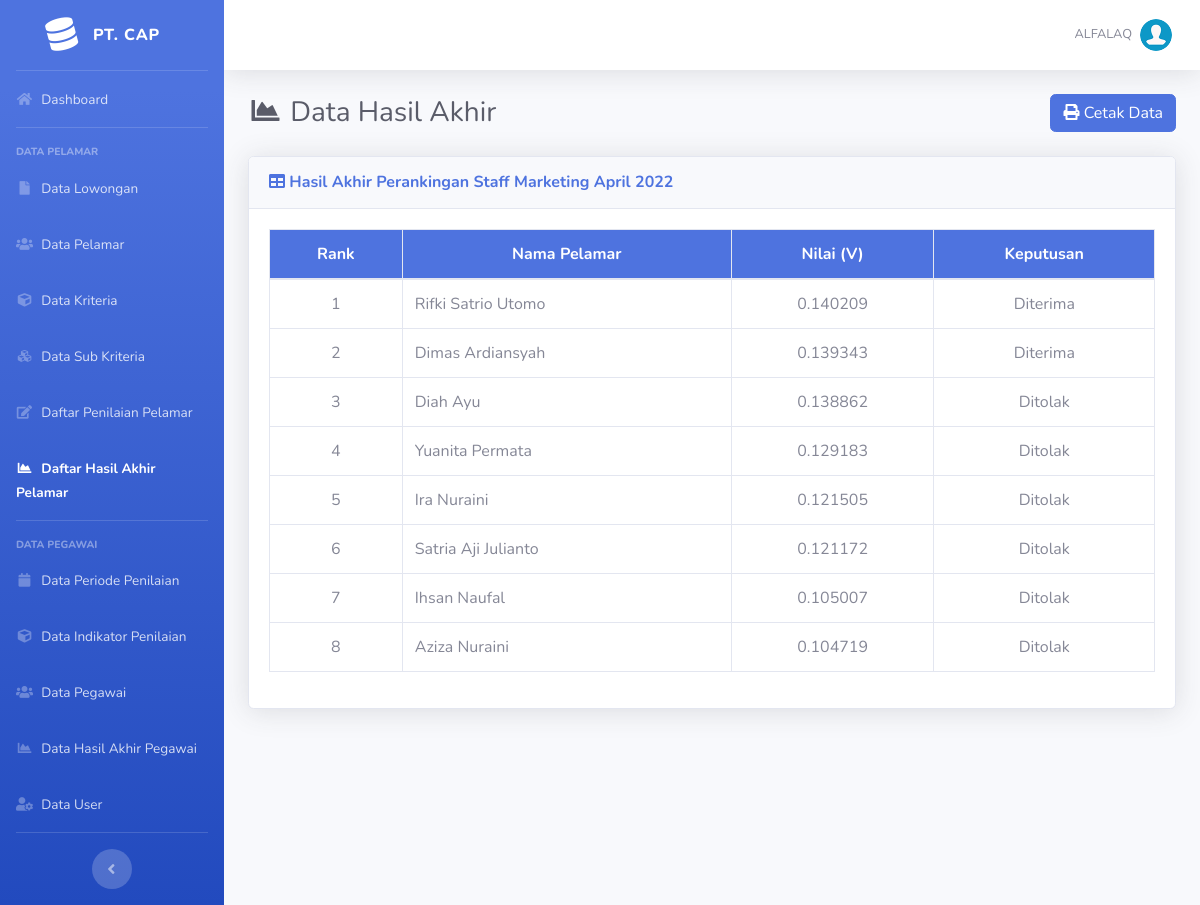
The app's page /admin/hasil-pelamar.php?id_lowongan=1 (signed in) with its own data.
### tables this page shows
CREATE TABLE `lowongan` (
  `id_lowongan` int(11) NOT NULL,
  `nama_lowongan` varchar(50) NOT NULL,
  `kuota` int(3) NOT NULL
);

CREATE TABLE `hasil_pelamar` (
  `id_hasil` int(11) NOT NULL,
  `id_pelamar` int(11) NOT NULL,
  `id_lowongan` int(11) NOT NULL,
  `nilai` float NOT NULL
);

CREATE TABLE `pelamar` (
  `id_pelamar` int(11) NOT NULL,
  `nama_pelamar` varchar(100) NOT NULL,
  `no_telp` varchar(13) NOT NULL,
  `email` varchar(100) NOT NULL,
  `id_lowongan` int(11) NOT NULL
);

### includes/functions.php (called while the page is built, shortened)
<?php
function get_role()
{
	if (isset($_SESSION['user_id']) && isset($_SESSION['role'])) {
		if ($_SESSION['role'] == '1') {
			return 'admin';
		} else {
			return 'kadiv';
		}
	} else {
		return false;
	}
}

### admin/hasil-pelamar.php (the view, shortened to what this page needs)
<?php
require_once('../includes/init.php');
$user_role = get_role();
if ($user_role == 'admin' || $user_role == 'user') {
	require_once('../template/header.php');
	$lowongan = $_GET['id_lowongan'];
	$glq = mysqli_query($koneksi, "SELECT * FROM lowongan WHERE id_lowongan='$lowongan'");
	$lq = mysqli_fetch_assoc($glq);
?>
	<div class="d-sm-flex align-items-center justify-content-between mb-4">
		<h1 class="h3 mb-0 text-gray-800"><i class="fas fa-fw fa-chart-area"></i> Data Hasil Akhir</h1>
		<a href="cetak.php?id_lowongan=<?= $lowongan; ?>" target="_blank" class="btn btn-primary"> <i class="fa fa-print"></i> Cetak Data </a>
	</div>
	<div class="card shadow mb-4">
		<div class="card-header py-3">
			<h6 class="m-0 font-weight-bold text-primary"><i class="fa fa-table"></i> Hasil Akhir Perankingan <?= $lq['nama_lowongan']; ?></h6>
		</div>
		<div class="card-body">
			<div class="table-responsive">
				<table class="table table-bordered" width="100%" cellspacing="0">
					<thead class="bg-primary text-white">
						<tr align="center">
							<th width="15%">Rank</th>
							<th>Nama Pelamar</th>
							<th>Nilai (V)</th>
							<th>Keputusan</th>
					</thead>
					<tbody>
						<?php
						$no = 0;
						$query = mysqli_query($koneksi, "SELECT * FROM hasil_pelamar JOIN pelamar ON hasil_pelamar.id_pelamar=pelamar.id_pelamar WHERE hasil_pelamar.id_lowongan='$lowongan' ORDER BY hasil_pelamar.nilai DESC");
						while ($data = mysqli_fetch_array($query)) :
							$no++;
							$ambilKuota = mysqli_query($koneksi, "SELECT * FROM pelamar INNER JOIN lowongan on pelamar.id_lowongan = lowongan.id_lowongan WHERE pelamar.id_lowongan = '$lowongan'");
							$kuota = mysqli_fetch_assoc($ambilKuota);
							if ($kuota['kuota'] >= $no) {
								$keputusan = "Diterima";
							} else {
								$keputusan = "Ditolak";
							}
						?>
							<tr align="center">
								<td><?= $no; ?></td>
								<td align="left"><?= $data['nama_pelamar'] ?></td>
								<td><?= $data['nilai'] ?></td>
								<td><?= $keputusan; ?></td>
							</tr>
						<?php
						endwhile;
						?>
					</tbody>
				</table>
			</div>
		</div>
	</div>
<?php
	require_once('../template/footer.php');
} else {
	header('Location: login.php');
}
?>

### records on screen
lowongan: nama_lowongan "Staff Marketing April 2022"
hasil_pelamar: id_pelamar.nama_pelamar "Rifki Satrio Utomo", nilai "0.140209", id_lowongan.kuota "Diterima"
hasil_pelamar: id_pelamar.nama_pelamar "Dimas Ardiansyah", nilai "0.139343", id_lowongan.kuota "Diterima"
hasil_pelamar: id_pelamar.nama_pelamar "Diah Ayu", nilai "0.138862", id_lowongan.kuota "Ditolak"
hasil_pelamar: id_pelamar.nama_pelamar "Yuanita Permata", nilai "0.129183", id_lowongan.kuota "Ditolak"
hasil_pelamar: id_pelamar.nama_pelamar "Ira Nuraini", nilai "0.121505", id_lowongan.kuota "Ditolak"
hasil_pelamar: id_pelamar.nama_pelamar "Satria Aji Julianto", nilai "0.121172", id_lowongan.kuota "Ditolak"
hasil_pelamar: id_pelamar.nama_pelamar "Ihsan Naufal", nilai "0.105007", id_lowongan.kuota "Ditolak"
hasil_pelamar: id_pelamar.nama_pelamar "Aziza Nuraini", nilai "0.104719", id_lowongan.kuota "Ditolak"

### other values on screen
$_SESSION['username'] "ALFALAQ"
